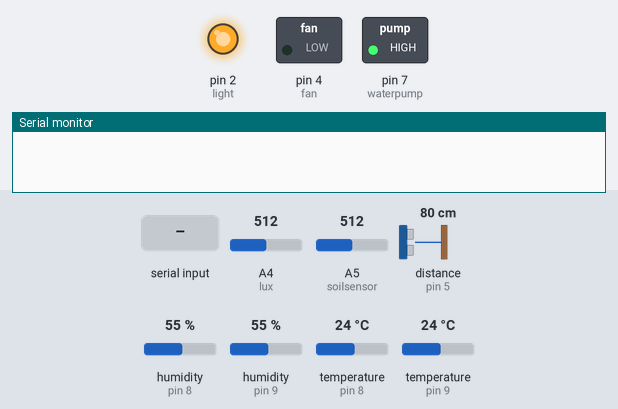
A sketch run on a simulated Arduino Uno, built with avr-gcc and run on an emulated ATmega328P. Parts: switched loads named in the sketch (green lamp = pin HIGH), output pins drawn as LEDs (lit = HIGH), the last lines printed to the serial monitor. Wiring (inferred from the names in the program): ultrasonic range finder: trigger pin 6; echo pin 5. The test bench sets the inputs (shaded band); at power-on: humidity (sensors on pin 9, pin 8) 55 %, A4 (lux) = 512, A5 (soilsensor) = 512, distance to the obstacle (sensor on pin 5) 80 cm, temperature (sensors on pin 8, pin 9) 24 °C. The echo pulse lasts 58.3 µs per cm; pins used as bus, display or sensor lines are not drawn.

Above: at 1.8 s.
1.9 s: humidity (sensor on pin 9) set to 69 %
4.3 s: humidity (sensor on pin 9) set to 72 %
At 6.3 s:
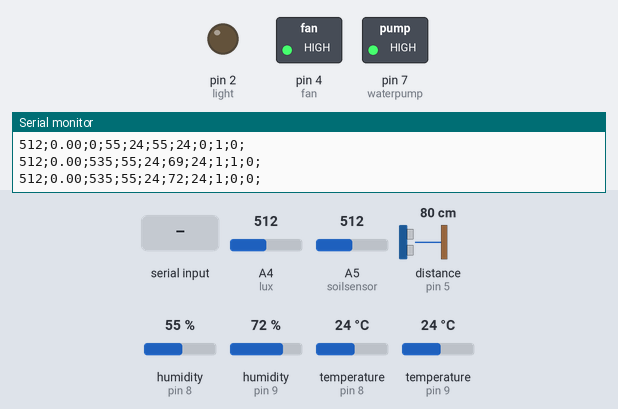
6.7 s: "3\n" received over Serial
At 10.5 s:
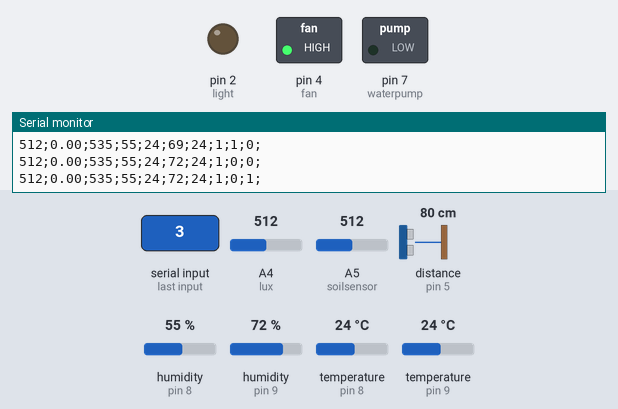
10.8 s: "2\n" received over Serial
At 13.0 s:
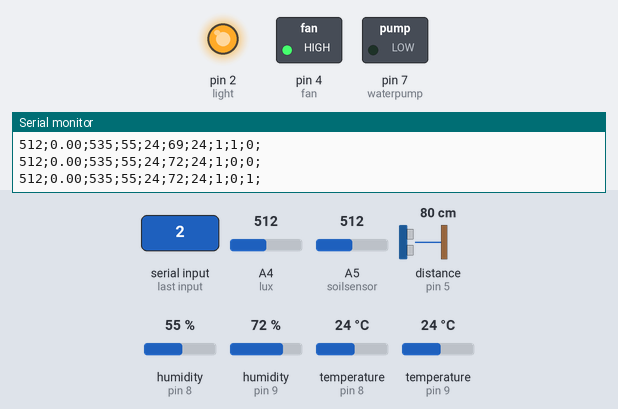
14.0 s: "0\n" received over Serial
At 16.4 s:
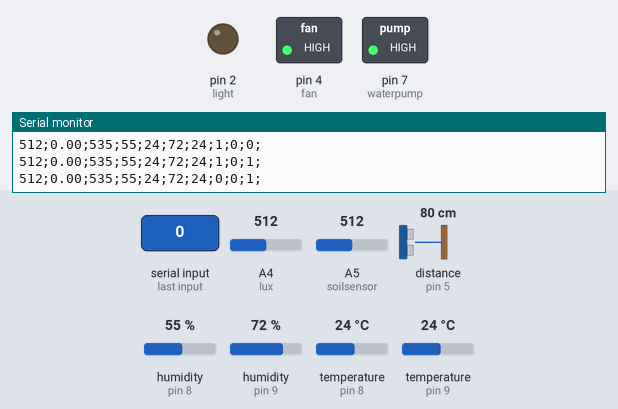
17.1 s: "5\n" received over Serial
At 19.0 s:
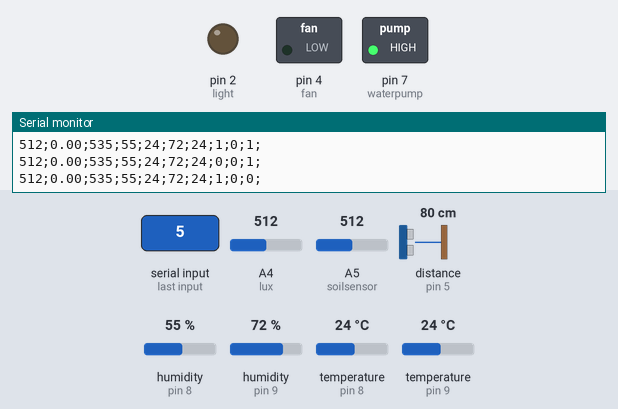
Timing chart, 0 to 20.5 s (numbered marks = the images above; inputs shaded):
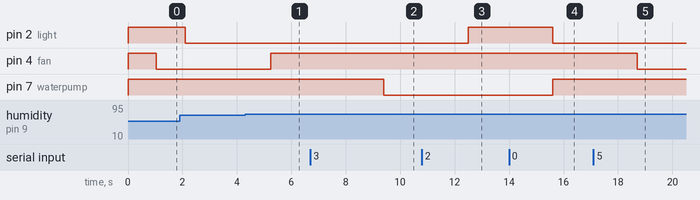

The sketch:

sketch_oct12b.ino
```cpp
//                                            //
//--------Solar Powered Growth Chamber--------//
#include <DHT11.h>

//----------constants-------------//
#define light 2 //2
#define fan 4 //13
#define waterpump 7 //7
#define echo 5
#define trigger 6
DHT11 dht11_inside(8);
DHT11 dht11_outside(9);
#define lux A4
#define soilsensor A5

//--------Variable declaration---------//
String input;
long duration, in_abl;
float distance;
unsigned long hours, previousHours = 0;

bool statuslamp = false, pumpRunning = false;
bool manualOverride = false;  // Manual override flag
unsigned long overrideTimer = 0; // Timer for manual override duration

//--------Data Transmission Optimization Variables---------//
unsigned long lastDataSend = 0;
const unsigned long DATA_SEND_INTERVAL = 0; // Send data every 500ms

// Previous values for change detection
int prev_soil = -1, prev_hmd = -1, prev_tmpC = -1;
int prev_hmd2 = -1, prev_tmpC2 = -1;
float prev_water = -1;
long prev_lux = -1;
bool prev_light = false, prev_fan = false, prev_pump = false;

//Ambient light sensor timer variables:
unsigned long dailyLightStartTime = 0;        // When the current daily cycle started (first time)
unsigned long currentSessionStartTime = 0;    // When current ON session started
unsigned long totalDailyLightTime = 0;        // Total accumulated ON time for today
bool dailyLightCycleCompleted = false;        // Has today's light cycle been completed?
bool lightManuallyControlled = false;         // Track if light is under manual control
const unsigned long DAILY_LIGHT_DURATION = 14400000; // 4 hours in milliseconds (change to 21600000 for 6 hours)
const unsigned long DAILY_CYCLE_PERIOD = 86400000;   // 24 hours in milliseconds
unsigned long lastLightCheck = 0;             // Last time we checked light conditions
const unsigned long LIGHT_CHECK_INTERVAL = 1000;     // Check every second


//----------Thresholds for humidity and temp sensors (inside & outside)-------------//
const int maxTemp = 23;
const int minTemp = 17;
const int maxHumidity = 75;
const int safeOutsideTemp = 18;
const int safeOutsideHumidity = 70;

//extern volatile unsigned long timer0_millis;
void setup(){
  Serial.begin(9600);
  //dht11.setDelay(500);
  pinMode(light, OUTPUT);
  pinMode(fan, OUTPUT);
  pinMode(waterpump, OUTPUT);
  pinMode(lux, INPUT);
  pinMode(soilsensor, INPUT);
  pinMode(echo, INPUT);
  pinMode(trigger, OUTPUT);

  digitalWrite(light, HIGH);
  digitalWrite(fan, HIGH);
  digitalWrite(waterpump, HIGH);
}


void loop(){
  // Check if manual override should expire (after 5 minutes)
  if(manualOverride == true && (millis() - overrideTimer > 300000)){
    manualOverride = false;
    lightManuallyControlled = false; // Also reset light manual control
  }

  // Only run sensor functions if not in manual override mode
  if(manualOverride == false){

    //-------------Soil Function-------------//
    soil();

    //----------LightSensor Function---------//
    // Don't run automatic light control if manually overridden
    if (!lightManuallyControlled) {
      lightsensor();
    }

    //------Temperature and Humidity Function------//
    humid_temp();

    //--------------Send data at intervals only-------------//
    if(millis() - lastDataSend >= DATA_SEND_INTERVAL){
      sendAllData();
      lastDataSend = millis();
    }

  }else {
    // Even in manual override, check if daily light target should complete
    unsigned long currentTime = millis();
    bool lightCurrentlyOn = digitalRead(light);

    if (lightCurrentlyOn && currentSessionStartTime > 0 && !dailyLightCycleCompleted) {
      unsigned long currentSessionTime = currentTime - currentSessionStartTime;
      unsigned long potentialTotal = totalDailyLightTime + currentSessionTime;

      // Complete daily cycle if target duration reached
      if (potentialTotal >= DAILY_LIGHT_DURATION) {
        digitalWrite(light, LOW);
        totalDailyLightTime += currentSessionTime;
        dailyLightCycleCompleted = true;
        currentSessionStartTime = 0;
      }
    }

    // Still send data at intervals even in manual mode
    if(millis() - lastDataSend >= DATA_SEND_INTERVAL){
      sendAllData();
      lastDataSend = millis();
    }
  }

  //------Manual Actuators Control (Always Active)------//
  SerialReader();
}


//---humidity and Temperature Sensors DHT11/22---//
//Microgreens & Baby Lettuce
void humid_temp(){
  int tmpC= 0, tmpC2=0;
  int hmd = 0, hmd2=0;

  // Attempt to read the temperature and humidity values from the DHT11 sensor.
  int result = dht11_inside.readTemperatureHumidity(tmpC, hmd);
  int result2 = dht11_outside.readTemperatureHumidity(tmpC2, hmd2);

  // Fan logic
  // Check if outside conditions are safe for ventilation
  bool outsideSafe = (tmpC2 >= safeOutsideTemp && hmd2 <= safeOutsideHumidity);

  if (!outsideSafe) {
      // Outside unsafe - keep fan OFF regardless of inside conditions
      digitalWrite(fan, HIGH);
  }
  else if (tmpC > maxTemp || hmd > maxHumidity) {
      // Inside needs cooling/dehumidifying AND outside is safe
      digitalWrite(fan, LOW);
  }
  else if (tmpC < minTemp) {
      // Inside too cold - turn fan OFF
      digitalWrite(fan, HIGH);
  }
  else {
      // Everything in acceptable range - fan OFF
      digitalWrite(fan, HIGH);
  }


}


//the light must be on for 4 to 6 hours daily
//And the light must be on with an irradiance of 400 to 520
//---Light Sensor BH1750---//
void lightsensor(){
  // Only check every second to avoid rapid switching
  unsigned long currentTime = millis();
  if (currentTime - lastLightCheck < LIGHT_CHECK_INTERVAL) {
    return;
  }
  lastLightCheck = currentTime;

  //0 to 65,535 lux
  in_abl = analogRead(lux);
  in_abl = map(in_abl, 1017, 344, 40, 700);

  // Check if 24 hours have passed since daily cycle started - reset for new day
  if (dailyLightStartTime > 0 && (currentTime - dailyLightStartTime >= DAILY_CYCLE_PERIOD)) {
    dailyLightCycleCompleted = false;
    dailyLightStartTime = 0;
    totalDailyLightTime = 0;
    currentSessionStartTime = 0;
  }

  // Get current light state
  bool lightCurrentlyOn = digitalRead(light);

  // If light is currently on, update accumulated time
  if (lightCurrentlyOn && currentSessionStartTime > 0) {
    unsigned long currentSessionTime = currentTime - currentSessionStartTime;
    unsigned long potentialTotal = totalDailyLightTime + currentSessionTime;

    // If the daily target is reached, complete the cycle
    if (potentialTotal >= DAILY_LIGHT_DURATION) {
      digitalWrite(light, LOW);
      totalDailyLightTime += currentSessionTime;
      dailyLightCycleCompleted = true;
      currentSessionStartTime = 0;
      return;
    }

  }

  // If daily cycle is already completed, keep light off
  if (dailyLightCycleCompleted) {
    if (lightCurrentlyOn) {
      digitalWrite(light, LOW);
      currentSessionStartTime = 0;
    }
    return;
  }

  //low light <12,000 lux
  if (in_abl < 400) {
    if (!lightCurrentlyOn) {
      // Turn on light and start new session
      digitalWrite(light, HIGH);
      currentSessionStartTime = currentTime;

      // If this is the first time today, record daily start time
      if (dailyLightStartTime == 0) {
        dailyLightStartTime = currentTime;
      }
    }
  }

  //12,000 to 20,000 lux
  //20,000 lux switch off
  else if (in_abl > 520) {
    if (lightCurrentlyOn) {
      // Turn off light and save accumulated time
      unsigned long sessionTime = currentTime - currentSessionStartTime;
      totalDailyLightTime += sessionTime;
      digitalWrite(light, LOW);
      currentSessionStartTime = 0;

      // Check if we've completed the daily target
      if (totalDailyLightTime >= DAILY_LIGHT_DURATION) {
        dailyLightCycleCompleted = true;
      }
    }
  }
}


//---Reset Daily Light Cycle (call this to manually reset the 24-hour cycle)---//
void resetDailyLightCycle(){
  // If light is currently on, save the current session time first
  if (digitalRead(light) && currentSessionStartTime > 0) {
    totalDailyLightTime += (millis() - currentSessionStartTime);
  }

  dailyLightCycleCompleted = false;
  dailyLightStartTime = 0;
  totalDailyLightTime = 0;
  currentSessionStartTime = 0;
  digitalWrite(light, LOW);
}

//---Get Light Cycle Status---//
void getLightStatus() {
  unsigned long currentTime = millis();
  unsigned long currentTotal = totalDailyLightTime;

  // Add current session time if light is on
  if (digitalRead(light) && currentSessionStartTime > 0) {
    currentTotal += (currentTime - currentSessionStartTime);
  }

}


//---Soil Sensor (NO SERIAL PRINT)---//
void soil(){
  // Lettuce optimal range: 60-80% moisture
  // 60% of 688 = 408
  // 80% of 680 = 544

  if(analogRead(soilsensor) >= 408){
    digitalWrite(waterpump, HIGH);
    pumpRunning = false; // Reset pump state when soil is wet
  }else if(analogRead(soilsensor) < 408){
    //Serial.println("DRY");
    waterp();
  }
}


//----water pump----//
void waterp(){
  float waterml = waterlevel();

  // Check if we should start the pump
  if(waterml > 1000.00 && pumpRunning == false){
    digitalWrite(waterpump, LOW);
    pumpRunning = true;
    //1 pumpStartTime = millis();
  }

  // If water level is too low, turn off pump
  if(waterml < 1000.00){
    digitalWrite(waterpump, HIGH);
    pumpRunning = false;
  }

}


//---Water Sensor---//
float waterlevel(){
  digitalWrite(trigger, LOW);
  delayMicroseconds(2);

  digitalWrite(trigger, HIGH);
  delayMicroseconds(10);

  digitalWrite(trigger, LOW);

  duration = pulseIn(echo, HIGH);
  distance = duration * 0.0343 / 2;

  // Replace map() with direct calculation for precise values
  distance = 23 - distance;  // This inverts 3→20, 20→3 with decimals

  float volume_ml = 200.00 * distance - 500.00;

  return max(0,volume_ml);
}


//---Send all sensor data with optimization---//
void sendAllData(){
  // Get current sensor values
  int tmpC= 0, tmpC2=0;
  int hmd = 0, hmd2=0;

  // Attempt to read the temperature and humidity values from the DHT11 sensor.
  int result = dht11_inside.readTemperatureHumidity(tmpC, hmd);
  int result2 = dht11_outside.readTemperatureHumidity(tmpC2, hmd2);

  int soilValue = analogRead(soilsensor);
  float waterLevel = waterlevel();
  bool lightState = digitalRead(light)==LOW;
  bool fanState = digitalRead(fan)==LOW;
  bool pumpState = digitalRead(waterpump)==LOW;

  // Only send if something changed significantly (reduces unnecessary transmissions)
  if(abs(soilValue - prev_soil) > 2 || abs(waterLevel - prev_water) > 50 ||
     abs(in_abl - prev_lux) > 10 || hmd != prev_hmd || tmpC != prev_tmpC ||
     hmd2 != prev_hmd2 || tmpC2 != prev_tmpC2 ||
     lightState != prev_light || fanState != prev_fan || pumpState != prev_pump ||
     prev_soil == -1){ // Always send on first run

    //-----SendData with compact format------//
    Serial.print(soilValue);
    Serial.print(";");
    Serial.print(waterLevel); // Cast to int to reduce characters
    Serial.print(";");
    Serial.print(in_abl);
    Serial.print(";");
    Serial.print(hmd);
    Serial.print(";");
    Serial.print(tmpC);
    Serial.print(";");
    Serial.print(hmd2);
    Serial.print(";");
    Serial.print(tmpC2);
    Serial.print(";");
    Serial.print(lightState ? "1;" : "0;");
    Serial.print(fanState ? "1;" : "0;");
    Serial.println(pumpState ? "1;" : "0;");

    // Update previous values
    prev_soil = soilValue;
    prev_water = waterLevel;
    prev_lux = in_abl;
    prev_hmd = hmd;
    prev_tmpC = tmpC;
    prev_hmd2 = hmd2;
    prev_tmpC2 = tmpC2;
    prev_light = lightState;
    prev_fan = fanState;
    prev_pump = pumpState;
  }
}


//----------Updated Manual Override System-------------//
void SerialReader(){
  if(Serial.available() > 0){
    input = Serial.readString();
    input.trim();

    // Activate manual override mode when any input is received
    manualOverride = true;
    overrideTimer = millis();

    int command = input.toInt();

    switch(command){
      case 0:
        // Exit manual override mode if 0 is received
        manualOverride = false;
        lightManuallyControlled = false; // Reset light manual control
        break;

      case 1:
        digitalWrite(light, LOW); // Turn light ON
        break;

      case 2:
        digitalWrite(light, HIGH); // Turn light OFF
        break;

      case 3:
        digitalWrite(waterpump, LOW); // Turn water pump ON
        // Reset pump timer when manually controlled
        pumpRunning = false;
        break;

      case 4:
        digitalWrite(waterpump, HIGH); // Turn water pump OFF
        break;

      case 5:
        digitalWrite(fan, LOW); // Turn fan ON
        break;

      case 6:
        digitalWrite(fan, HIGH); // Turn fan OFF
        break;

      case 7:
        // Reset daily light cycle
        resetDailyLightCycle();
        lightManuallyControlled = false;
        break;
    }
  }
}
```

Measured:
- the behaviour switches between 70 and 71 % on humidity (sensor on pin 9) (found by bisection; images 0 and 1)
- after the input at 4.3 s, pin 4 (fan): LOW → HIGH after 0.95 s
- after the input at 6.7 s, pin 7 (waterpump): HIGH → LOW after 2.7 s
- after the input at 10.8 s, pin 2 (light): LOW → HIGH after 1.7 s
- after the input at 14.0 s, pin 2 (light): HIGH → LOW after 1.6 s; pin 7 (waterpump): LOW → HIGH after 1.6 s
- after the input at 17.1 s, pin 4 (fan): HIGH → LOW after 1.6 s
